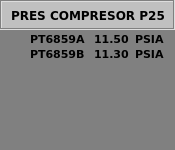
<?xml version="1.0" encoding="UTF-8"?>
<ui version="4.0">
 <class>WPresCompB</class>
 <widget class="QWidget" name="WPresCompB">
  <property name="geometry">
   <rect>
    <x>0</x>
    <y>0</y>
    <width>175</width>
    <height>150</height>
   </rect>
  </property>
  <property name="minimumSize">
   <size>
    <width>175</width>
    <height>150</height>
   </size>
  </property>
  <property name="maximumSize">
   <size>
    <width>175</width>
    <height>150</height>
   </size>
  </property>
  <property name="windowTitle">
   <string>WPresCompB</string>
  </property>
  <property name="styleSheet">
   <string notr="true">background-color: rgb(128, 128, 128);</string>
  </property>
  <widget class="QLabel" name="lbPreP25T">
   <property name="geometry">
    <rect>
     <x>11</x>
     <y>5</y>
     <width>161</width>
     <height>20</height>
    </rect>
   </property>
   <property name="font">
    <font>
     <family>Verdana</family>
     <pointsize>9</pointsize>
     <weight>75</weight>
     <bold>true</bold>
    </font>
   </property>
   <property name="styleSheet">
    <string notr="true">background-color: rgb(192, 192, 192);</string>
   </property>
   <property name="text">
    <string>PRES COMPRESOR P25</string>
   </property>
  </widget>
  <widget class="QFrame" name="frame">
   <property name="geometry">
    <rect>
     <x>0</x>
     <y>0</y>
     <width>175</width>
     <height>30</height>
    </rect>
   </property>
   <property name="styleSheet">
    <string notr="true">background-color: rgb(192, 192, 192);</string>
   </property>
   <property name="frameShape">
    <enum>QFrame::Box</enum>
   </property>
   <property name="frameShadow">
    <enum>QFrame::Sunken</enum>
   </property>
  </widget>
  <widget class="QLabel" name="lbP25T_1">
   <property name="geometry">
    <rect>
     <x>30</x>
     <y>31</y>
     <width>60</width>
     <height>15</height>
    </rect>
   </property>
   <property name="font">
    <font>
     <family>Verdana</family>
     <pointsize>8</pointsize>
     <weight>75</weight>
     <bold>true</bold>
    </font>
   </property>
   <property name="styleSheet">
    <string notr="true">background-color: rgb(128, 128, 128);</string>
   </property>
   <property name="text">
    <string>PT6859A</string>
   </property>
  </widget>
  <widget class="QLabel" name="lbP25_1">
   <property name="geometry">
    <rect>
     <x>94</x>
     <y>31</y>
     <width>41</width>
     <height>16</height>
    </rect>
   </property>
   <property name="font">
    <font>
     <family>Verdana</family>
     <pointsize>8</pointsize>
     <weight>75</weight>
     <bold>true</bold>
    </font>
   </property>
   <property name="styleSheet">
    <string notr="true">background-color: rgb(128, 128, 128);</string>
   </property>
   <property name="text">
    <string>11.50</string>
   </property>
  </widget>
  <widget class="QLabel" name="lbP25U_1">
   <property name="geometry">
    <rect>
     <x>135</x>
     <y>31</y>
     <width>31</width>
     <height>16</height>
    </rect>
   </property>
   <property name="font">
    <font>
     <family>Verdana</family>
     <pointsize>8</pointsize>
     <weight>75</weight>
     <bold>true</bold>
    </font>
   </property>
   <property name="styleSheet">
    <string notr="true">background-color: rgb(128, 128, 128);</string>
   </property>
   <property name="text">
    <string>PSIA</string>
   </property>
  </widget>
  <widget class="QLabel" name="lbP25U_2">
   <property name="geometry">
    <rect>
     <x>135</x>
     <y>46</y>
     <width>31</width>
     <height>16</height>
    </rect>
   </property>
   <property name="font">
    <font>
     <family>Verdana</family>
     <pointsize>8</pointsize>
     <weight>75</weight>
     <bold>true</bold>
    </font>
   </property>
   <property name="styleSheet">
    <string notr="true">background-color: rgb(128, 128, 128);</string>
   </property>
   <property name="text">
    <string>PSIA</string>
   </property>
  </widget>
  <widget class="QLabel" name="lbP25_2">
   <property name="geometry">
    <rect>
     <x>94</x>
     <y>46</y>
     <width>41</width>
     <height>16</height>
    </rect>
   </property>
   <property name="font">
    <font>
     <family>Verdana</family>
     <pointsize>8</pointsize>
     <weight>75</weight>
     <bold>true</bold>
    </font>
   </property>
   <property name="styleSheet">
    <string notr="true">background-color: rgb(128, 128, 128);</string>
   </property>
   <property name="text">
    <string>11.30</string>
   </property>
  </widget>
  <widget class="QLabel" name="lbP25T_2">
   <property name="geometry">
    <rect>
     <x>30</x>
     <y>46</y>
     <width>60</width>
     <height>15</height>
    </rect>
   </property>
   <property name="font">
    <font>
     <family>Verdana</family>
     <pointsize>8</pointsize>
     <weight>75</weight>
     <bold>true</bold>
    </font>
   </property>
   <property name="styleSheet">
    <string notr="true">background-color: rgb(128, 128, 128);</string>
   </property>
   <property name="text">
    <string>PT6859B</string>
   </property>
  </widget>
  <widget class="QLabel" name="lbFondo">
   <property name="geometry">
    <rect>
     <x>0</x>
     <y>0</y>
     <width>175</width>
     <height>150</height>
    </rect>
   </property>
   <property name="styleSheet">
    <string notr="true">background-color: rgb(128, 128, 128);</string>
   </property>
   <property name="text">
    <string/>
   </property>
  </widget>
  <zorder>lbFondo</zorder>
  <zorder>frame</zorder>
  <zorder>lbPreP25T</zorder>
  <zorder>lbP25T_1</zorder>
  <zorder>lbP25_1</zorder>
  <zorder>lbP25U_1</zorder>
  <zorder>lbP25U_2</zorder>
  <zorder>lbP25_2</zorder>
  <zorder>lbP25T_2</zorder>
 </widget>
 <layoutdefault spacing="6" margin="11"/>
 <resources/>
 <connections/>
</ui>
